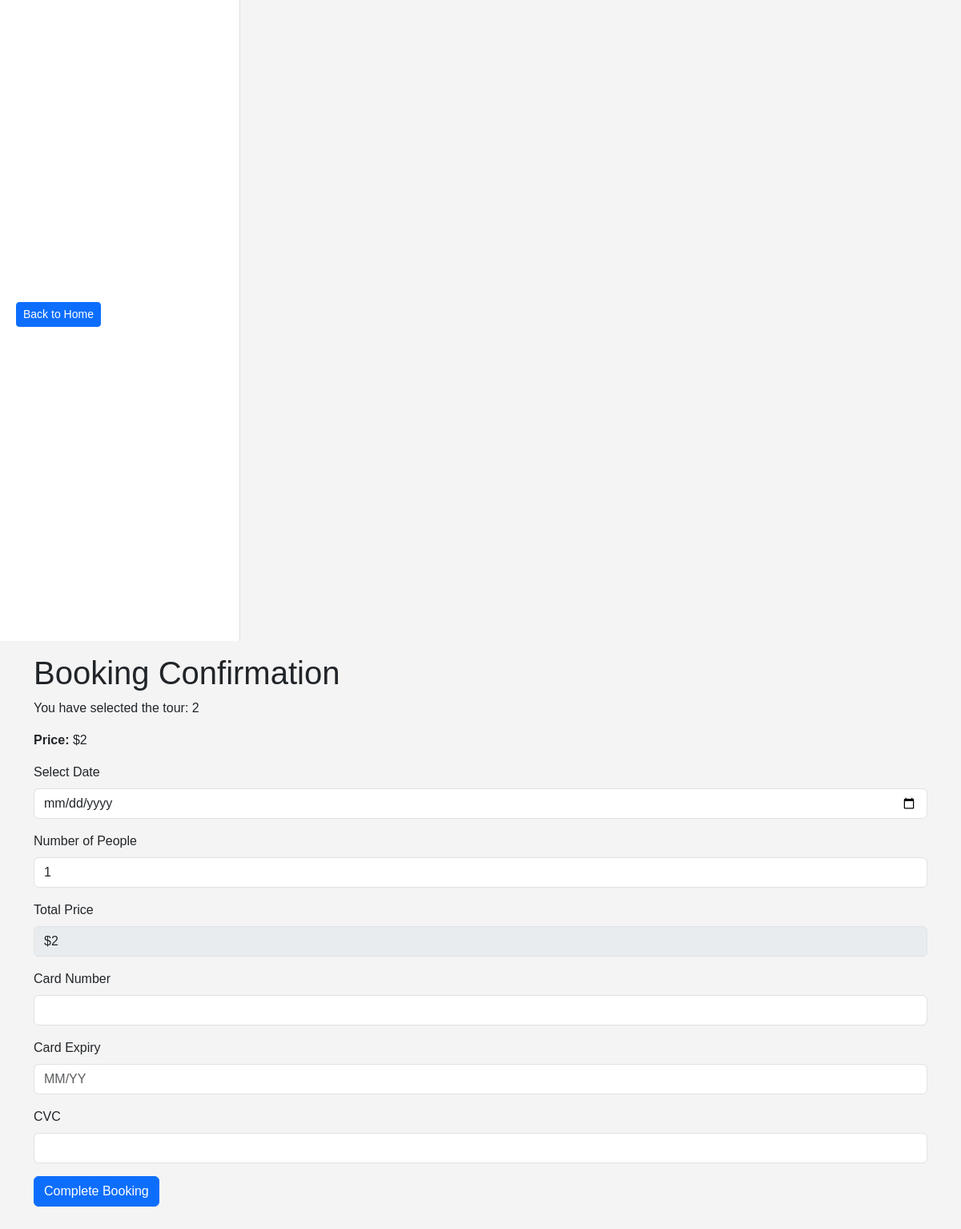
The app's page /book-tour/6 with its own data.
### db.py (models this page shows)
class Tour(Base):
    __tablename__ = "tours"
    id = Column(Integer, primary_key=True, index=True)
    text = Column(String)
    price = Column(Integer)
    image = Column(String)
    bookings = relationship("Booking", back_populates="tour")

### views.py (the view)
@app.get('/book-tour/{tour_id}', response_class=HTMLResponse)
async def book_tour(request: Request, tour_id: int, db: Session = Depends(get_db)):
    tour = db.query(Tour).filter(Tour.id == tour_id).first()
    if not tour:
        return templates.TemplateResponse(
            "error.html",
            {"request": request, "message": "Tour not found!"}
        )
    return templates.TemplateResponse(
        "bookTour.html",
        {"request": request, "tour": tour}
    )

### templates/bookTour.html (shortened to what this page needs)
{% extends 'base.html' %}
{% block content %}
<div class="wrapper">
    <div class="main-content">
        <h1>Booking Confirmation</h1>
        <p>You have selected the tour: {{ tour.text }}</p>
        <p><strong>Price:</strong> ${{ tour.price }}</p>
        <form action="/book-tour/{{ tour.id }}" method="post" id="paymentForm">
            <div class="mb-3">
                <label for="tourDate" class="form-label">Select Date</label>
                <input type="date" id="tourDate" name="tour_date" class="form-control" required>
            </div>
            <div class="mb-3">
                <label for="peopleCount" class="form-label">Number of People</label>
                <input type="number" id="peopleCount" name="people_count" class="form-control" value="1" min="1" required>
            </div>
            <div class="mb-3">
                <label for="totalPrice" class="form-label">Total Price</label>
                <input type="text" id="totalPrice" class="form-control" value="${{ tour.price }}" disabled>
            </div>
            <div class="mb-3">
                <label for="cardNumber" class="form-label">Card Number</label>
                <input type="text" id="cardNumber" name="card_number" class="form-control" required>
            </div>
            <div class="mb-3">
                <label for="cardExpiry" class="form-label">Card Expiry</label>
                <input type="text" id="cardExpiry" name="card_expiry" class="form-control" placeholder="MM/YY" required>
            </div>
            <div class="mb-3">
                <label for="cardCVC" class="form-label">CVC</label>
                <input type="text" id="cardCVC" name="card_cvc" class="form-control" required>
            </div>
            <button type="submit" class="btn btn-primary">Complete Booking</button>
        </form>
    </div>
</div>
{% endblock %}

### static/css/style.css (style rules this page uses)
* { margin: 0; padding: 0; box-sizing: border-box; }
body { font-family: Arial, sans-serif; background-color: #f4f4f4; }
.wrapper { display: flex; flex-direction: column; width: 100%; gap: 20px; }
.main-content { flex: 1; display: flex; flex-direction: column; }

### records on screen
Tour: text "2", price "2", price "$2"
